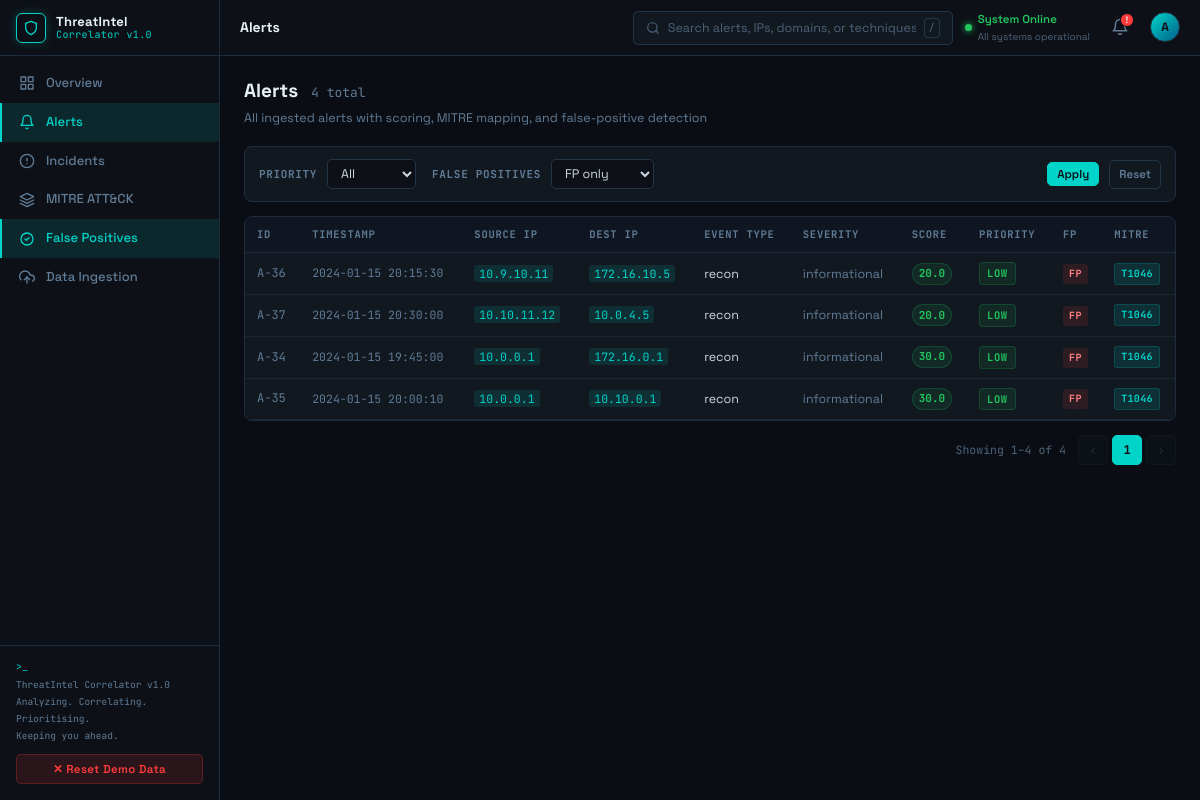
Screenshot of /alerts?fp=true with the database file from the repository.
### app/models/alert.py (models this page shows, shortened)
class Alert(db.Model):
    __tablename__ = "alerts"
    id = db.Column(db.Integer, primary_key=True)
    external_id = db.Column(db.Text, nullable=True)
    source_feed = db.Column(db.Text, nullable=True)
    timestamp = db.Column(db.DateTime, nullable=True)
    source_ip = db.Column(db.Text, nullable=True)
    dest_ip = db.Column(db.Text, nullable=True)
    event_type = db.Column(db.Text, nullable=True)
    severity_raw = db.Column(db.Text, nullable=True)
    description = db.Column(db.Text, nullable=True)
    risk_score = db.Column(db.Float, nullable=True)
    priority = db.Column(db.Text, nullable=True)          # HIGH / MEDIUM / LOW
    is_false_positive = db.Column(db.Boolean, default=False)
    fp_reason = db.Column(db.Text, nullable=True)
    mitre_technique_id = db.Column(db.Text, nullable=True)
    mitre_technique_name = db.Column(db.Text, nullable=True)
    raw_data = db.Column(db.JSON, nullable=True)
    score_breakdown = db.Column(db.JSON, nullable=True)
    created_at = db.Column(db.DateTime, default=lambda: datetime.now(timezone.utc))
    incidents = db.relationship(
        "Incident",
        secondary="alert_incidents",
        back_populates="alerts",
        lazy="dynamic",
    )

### app/routes/dashboard.py (the view)
@dashboard_bp.route("/alerts")
def alerts():
    priority = request.args.get("priority", "")
    feed = request.args.get("feed", "")
    fp_filter = request.args.get("fp", "all")  # "true" / "false" / "all"
    page = int(request.args.get("page", 1))
    per_page = int(request.args.get("per_page", 50))
    query = db.session.query(Alert)
    if priority:
        query = query.filter(Alert.priority == priority.upper())
    if feed:
        query = query.filter(Alert.source_feed == feed)
    if fp_filter == "true":
        query = query.filter(Alert.is_false_positive == True)  # noqa: E712
    elif fp_filter == "false":
        query = query.filter(Alert.is_false_positive == False)  # noqa: E712
    pagination = query.order_by(Alert.created_at.desc()).paginate(
        page=page, per_page=per_page, error_out=False
    )
    return render_template(
        "dashboard/alerts.html",
        alerts=pagination.items,
        pagination=pagination,
        priority=priority,
        feed=feed,
        fp_filter=fp_filter,
    )

### app/templates/dashboard/alerts.html (shortened to what this page needs)
{% extends "base.html" %}
{% block page_title %}Alerts{% endblock %}
{% block content %}
<div class="page-header">
  <h1>Alerts
    <span style="font-size:13px;font-weight:400;color:var(--muted2);margin-left:8px;font-family:var(--font-mono)">
      {{ pagination.total }} total
    </span>
  </h1>
  <div class="page-subtitle">All ingested alerts with scoring, MITRE mapping, and false-positive detection</div>
</div>
<form method="get" action="{{ url_for('dashboard.alerts') }}">
<div class="filter-bar">
  <span class="filter-label">Priority</span>
  <select name="priority">
    <option value="">All</option>
  </select>
  <span class="filter-label" style="margin-left:6px">False Positives</span>
  <select name="fp">
    <option value="true"  {% if fp_filter == 'true'  %}selected{% endif %}>FP only</option>
  </select>
  <button type="submit" class="btn btn-primary btn-sm">Apply</button>
  <a href="{{ url_for('dashboard.alerts') }}" class="btn btn-secondary btn-sm">Reset</a>
</div>
</form>
{% if alerts %}
<div class="table-wrapper">
  <table id="alerts-table">
    <thead>
      <tr>
        <th>ID</th>
        <th>Timestamp</th>
        <th>Source IP</th>
        <th>Dest IP</th>
        <th>Event Type</th>
        <th>Severity</th>
        <th>Score</th>
        <th>Priority</th>
        <th>FP</th>
        <th>MITRE</th>
      </tr>
    </thead>
    <tbody>
      {% for alert in alerts %}
      <tr class="row-clickable" data-alert-id="{{ alert.id }}" data-expanded="false">
        <td class="font-mono" style="color:var(--muted2)">A-{{ alert.id }}</td>
        <td class="font-mono" style="color:var(--muted2);white-space:nowrap;font-size:11.5px">
          {{ alert.timestamp.strftime('%Y-%m-%d %H:%M:%S') if alert.timestamp else '—' }}
        </td>
        <td><code>{{ alert.source_ip or '—' }}</code></td>
        <td><code>{{ alert.dest_ip or '—' }}</code></td>
        <td>{{ alert.event_type or '—' }}</td>
        <td style="color:var(--muted2)">{{ alert.severity_raw or '—' }}</td>
        <td>
          {% set score = (alert.risk_score or 0)|round(1) %}
          <span class="score-badge score-{{ 'high' if score >= 70 else ('medium' if score >= 40 else 'low') }}">
            {{ score }}
          </span>
        </td>
        <td>
          {% set p = (alert.priority or 'UNKNOWN')|upper %}
          <span class="badge badge-{{ p|lower }}">{{ p }}</span>
        </td>
        <td>
          {% if alert.is_false_positive %}
            <span class="badge badge-fp-yes" title="{{ alert.fp_reason or '' }}">FP</span>
          {% else %}
            <span class="badge badge-fp-no">OK</span>
          {% endif %}
        </td>
        <td>
          {% if alert.mitre_technique_id %}
            <span class="tag" title="{{ alert.mitre_technique_name or '' }}">{{ alert.mitre_technique_id }}</span>
          {% else %}
            <span class="text-muted">—</span>
          {% endif %}
        </td>
      </tr>
      {% endfor %}
    </tbody>
  </table>
</div>
<div class="pagination">
  <span class="page-info">
    Showing {{ ((pagination.page - 1) * pagination.per_page) + 1 }}–{{ [pagination.page * pagination.per_page, pagination.total] | min }}
    of {{ pagination.total }}
  </span>
  <a class="page-link {% if not pagination.has_prev %}disabled{% endif %}"
     href="?page={{ pagination.prev_num }}&priority={{ priority }}&fp={{ fp_filter }}">‹</a>
  {% for p in pagination.iter_pages(left_edge=1, right_edge=1, left_current=2, right_current=2) %}
    {% if p %}
      <a class="page-link {% if p == pagination.page %}active{% endif %}"
         href="?page={{ p }}&priority={{ priority }}&fp={{ fp_filter }}">{{ p }}</a>
    {% else %}
      <span class="page-link" style="cursor:default">…</span>
    {% endif %}
  {% endfor %}
  <a class="page-link {% if not pagination.has_next %}disabled{% endif %}"
     href="?page={{ pagination.next_num }}&priority={{ priority }}&fp={{ fp_filter }}">›</a>
</div>
{% endif %}
{% endblock %}

### rows the page displays
Alert: id "36", timestamp "2024-01-15 20:15:30", source_ip "10.9.10.11", dest_ip "172.16.10.5", event_type "recon", severity_raw "informational", risk_score "20.0", priority "LOW", mitre_technique_id "T1046"
Alert: id "37", timestamp "2024-01-15 20:30:00", source_ip "10.10.11.12", dest_ip "10.0.4.5", event_type "recon", severity_raw "informational", risk_score "20.0", priority "LOW", mitre_technique_id "T1046"
Alert: id "34", timestamp "2024-01-15 19:45:00", source_ip "10.0.0.1", dest_ip "172.16.0.1", event_type "recon", severity_raw "informational", risk_score "30.0", priority "LOW", mitre_technique_id "T1046"
Alert: id "35", timestamp "2024-01-15 20:00:10", source_ip "10.0.0.1", dest_ip "10.10.0.1", event_type "recon", severity_raw "informational", risk_score "30.0", priority "LOW", mitre_technique_id "T1046"

### other values shown
{{ pagination.total }} "4"
{{ ((pagination.page - 1) * pagination.per_page) + 1 }} "1"
{{ [pagination.page * pagination.per_page, pagination.total] | min }} "4"
{{ p }} "1"
